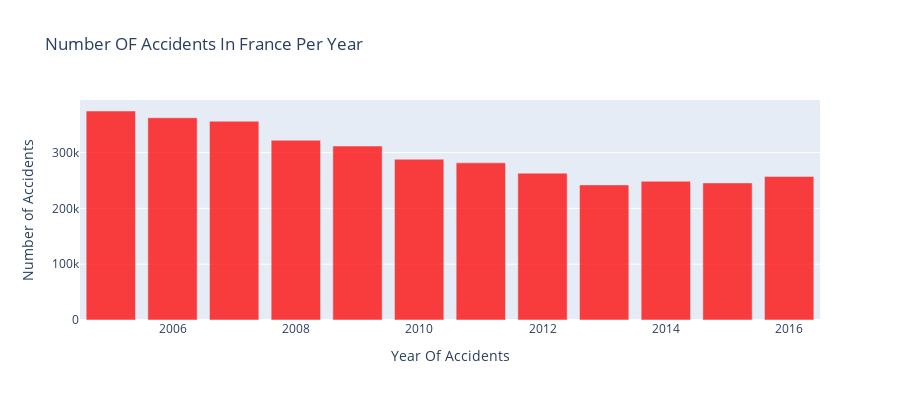

The notebook cell this image was saved under:
### Markdown cell above
# Q1a. Is the number of Accidents per year decreasing ?

### Code cell
def create_stack_bar_data(col, df):
    aggregated = df[col].value_counts().sort_index()
    x_values = aggregated.index.tolist()
    y_values = aggregated.values.tolist()
    return x_values, y_values

x1, y1 = create_stack_bar_data('an', accidents)

for i in range(len(x1)):
    x1[i] += 2000

#x1 = x1[:-1]
#y1 = y1[:-1]
color1 = ['092a35']*9
color2 = ['a2738c']*3
color1.extend(color2)
trace1 = go.Bar(x=x1, y=y1, opacity=0.75, name="year count", marker = dict(color = 'red'))
layout = dict(height=400, title='Number OF Accidents In France Per Year', legend=dict(orientation="h"), 
              xaxis = dict(title = 'Year Of Accidents'), yaxis = dict(title = 'Number of Accidents'))
fig = go.Figure(data=[trace1], layout=layout);
iplot(fig);

### Figure 1 — Plotly figure (JSON) as saved in the notebook; plotly's stock layout.template omitted (floating-point values rounded to 4 significant figures)
{"data": [{"marker": {"color": "red"}, "name": "year count", "opacity": 0.75, "type": "bar", "x": [2005, 2006, 2007, 2008, 2009, 2010, 2011, 2012, 2013, 2014, 2015, 2016], "y": [374561, 362507, 356228, 322196, 311706, 288112, 281675, 263194, 242163, 248642, 245706, 257286]}], "layout": {"height": 400, "legend": {"orientation": "h"}, "title": {"text": "Number OF Accidents In France Per Year"}, "xaxis": {"title": {"text": "Year Of Accidents"}}, "yaxis": {"title": {"text": "Number of Accidents"}}}}
